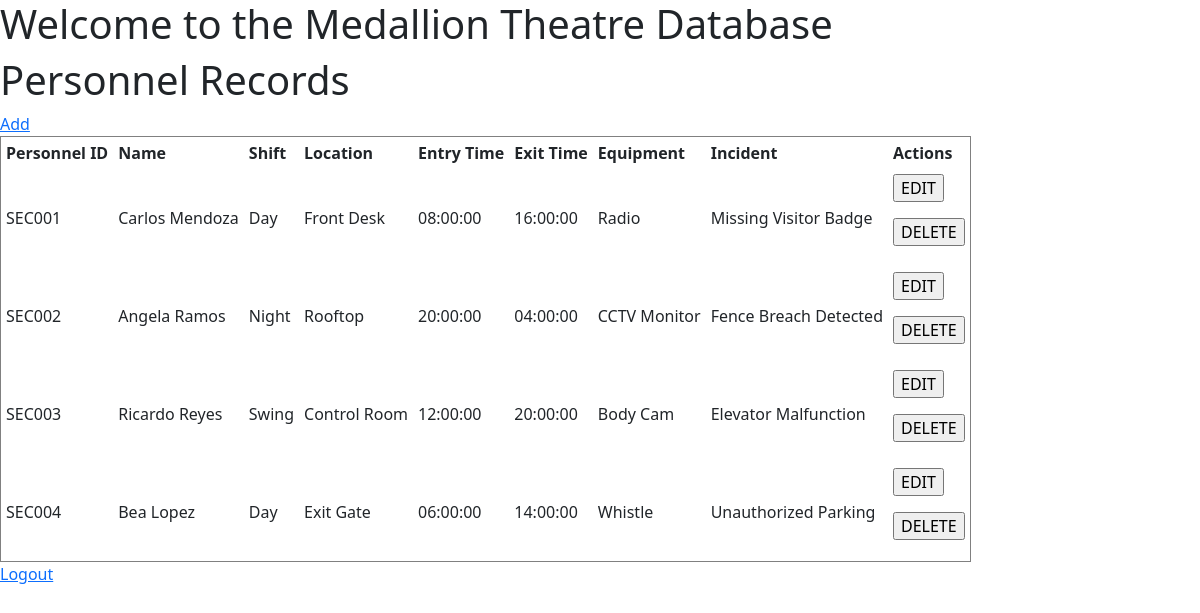
/index.php (signed in), run on the app's committed database.
### tables this page shows
CREATE TABLE SecurityPersonnel (
    PersonnelID INT AUTO_INCREMENT PRIMARY KEY,
    Name VARCHAR(100) NOT NULL
);

CREATE TABLE Shifts (
    ShiftID INT AUTO_INCREMENT PRIMARY KEY,
    PersonnelID INT,
    Shift VARCHAR(20) NOT NULL,
    Location VARCHAR(100) NOT NULL,
    EntryTime TIME NOT NULL,
    ExitTime TIME NOT NULL,
    FOREIGN KEY (PersonnelID) REFERENCES SecurityPersonnel(PersonnelID)
);

CREATE TABLE EquipmentAssigned (
    EquipmentID INT AUTO_INCREMENT PRIMARY KEY,
    ShiftID INT,
    Equipment VARCHAR(50) NOT NULL,
    FOREIGN KEY (ShiftID) REFERENCES Shifts(ShiftID)
);

CREATE TABLE IncidentsReported (
    IncidentID INT AUTO_INCREMENT PRIMARY KEY,
    ShiftID INT,
    Incident VARCHAR(255) NOT NULL,
    FOREIGN KEY (ShiftID) REFERENCES Shifts(ShiftID)
);

### index.php (the view, shortened to what this page needs)
<?php
include 'conn.php';
echo "<h1>Welcome to the Medallion Theatre Database</h1>";
echo "<h1>Personnel Records</h1>";
echo "<a href = 'addData.php'>Add</a>";
?>
<?php
include 'header.php';
?>
<?php
$sql = "
SELECT
  sp.PersonnelID,
  sp.Name,
  s.ShiftID,
  s.Shift,
  s.Location,
  s.EntryTime,
  s.ExitTime,
  ea.Equipment,
  ir.Incident
FROM SecurityPersonnel sp
JOIN Shifts s ON sp.PersonnelID = s.PersonnelID
LEFT JOIN EquipmentAssigned ea ON s.ShiftID = ea.ShiftID
LEFT JOIN IncidentsReported ir ON s.ShiftID = ir.ShiftID
ORDER BY sp.PersonnelID, s.ShiftID
";
$result = $conn->query($sql);
echo "<table border='1' cellpadding='5'>";
echo "<tr>
        <th>Personnel ID</th>
        <th>Name</th>
        <th>Shift</th>
        <th>Location</th>
        <th>Entry Time</th>
        <th>Exit Time</th>
        <th>Equipment</th>
        <th>Incident</th>
        <th>Actions</th>
      </tr>";
if ($result->num_rows > 0) {
    while ($row = $result->fetch_assoc()) {
        echo "<tr>";
        echo "<td>SEC" . str_pad($row["PersonnelID"], 3, '0', STR_PAD_LEFT) . "</td>";
        echo "<td>" . $row["Name"] . "</td>";
        echo "<td>" . $row["Shift"] . "</td>";
        echo "<td>" . $row["Location"] . "</td>";
        echo "<td>" . $row["EntryTime"] . "</td>";
        echo "<td>" . $row["ExitTime"] . "</td>";
        echo "<td>" . $row["Equipment"] . "</td>";
        echo "<td>" . $row["Incident"] . "</td>";
        echo "<td>
            <form method = 'POST' action = 'editData.php'>
            <input type = 'hidden' name = 'PersonnelID' value = '". $row["PersonnelID"]."'>
            <input type = 'hidden' name = 'Name' value = '".$row["Name"] ."'>
            <input type = 'hidden' name = 'Shift' value = '".$row["Shift"]."'>
            <input type = 'hidden' name = 'Location' value = '".$row["Location"] ."'>
            <input type = 'hidden' name = 'EntryTime' value = '".$row["EntryTime"]."'>
            <input type = 'hidden' name = 'ExitTime' value = '".$row["ExitTime"]."'>
            <input type = 'hidden' name = 'Equipment' value = '".$row["Equipment"]."'>
            <input type = 'hidden' name = 'Incident' value = '".$row["Incident"]."'>
            <input type = 'submit' value = 'EDIT'>
            </form>
            <form method = 'POST' action = 'deleteData.php'>
            <input type = 'hidden' name = 'PersonnelID' value = '". $row["PersonnelID"]."'>
            <input type = 'hidden' name = 'Name' value = '".$row["Name"] ."'>
            <input type = 'hidden' name = 'Shift' value = '".$row["Shift"]."'>
            <input type = 'hidden' name = 'Location' value = '".$row["Location"] ."'>
            <input type = 'hidden' name = 'EntryTime' value = '".$row["EntryTime"]."'>
            <input type = 'hidden' name = 'ExitTime' value = '".$row["ExitTime"]."'>
            <input type = 'hidden' name = 'Equipment' value = '".$row["Equipment"]."'>
            <input type = 'hidden' name = 'Incident' value = '".$row["Incident"]."'>
            <input type = 'submit' value = 'DELETE'>
            </form>
        </td>";
        echo "</tr>";
    }
} else {
    echo "<tr><td colspan='8'>No data found</td></tr>";
}
echo "</table>";
 ?>
<a href="logout.php">Logout</a>
<?php
include 'footer.php';
?>

### header.php (shortened to what this page needs)
<!DOCTYPE html>
<html lang="en">
<head>
    <link href="https://cdn.jsdelivr.net/npm/bootstrap@5.3.6/dist/css/bootstrap.min.css" rel="stylesheet">
</head>
<body>

### footer.php (shortened to what this page needs)
</body>
</html>

### data on the page
securitypersonnel: PersonnelID "001", Name "Carlos Mendoza", shifts.Shift "Day", shifts.Location "Front Desk", shifts.EntryTime "08:00:00", shifts.ExitTime "16:00:00", equipmentassigned.Equipment "Radio", incidentsreported.Incident "Missing Visitor Badge"
securitypersonnel: PersonnelID "002", Name "Angela Ramos", shifts.Shift "Night", shifts.Location "Rooftop", shifts.EntryTime "20:00:00", shifts.ExitTime "04:00:00", equipmentassigned.Equipment "CCTV Monitor", incidentsreported.Incident "Fence Breach Detected"
securitypersonnel: PersonnelID "003", Name "Ricardo Reyes", shifts.Shift "Swing", shifts.Location "Control Room", shifts.EntryTime "12:00:00", shifts.ExitTime "20:00:00", equipmentassigned.Equipment "Body Cam", incidentsreported.Incident "Elevator Malfunction"
securitypersonnel: PersonnelID "004", Name "Bea Lopez", shifts.Shift "Day", shifts.Location "Exit Gate", shifts.EntryTime "06:00:00", shifts.ExitTime "14:00:00", equipmentassigned.Equipment "Whistle", incidentsreported.Incident "Unauthorized Parking"
